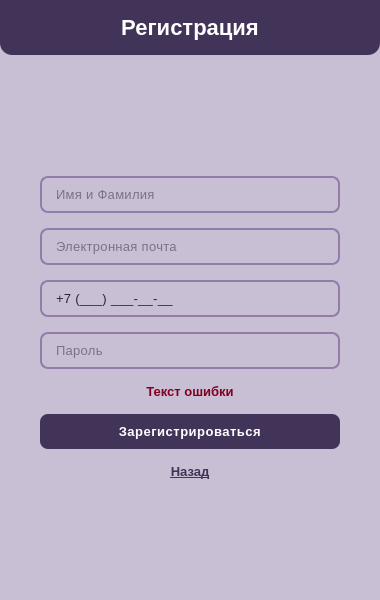
<?xml version="1.0" encoding="UTF-8"?>
<ui version="4.0">
    <class>register_window</class>
    <widget class="QWidget" name="register_window">
        <property name="geometry">
            <rect>
                <x>0</x>
                <y>0</y>
                <width>380</width>
                <height>600</height>
            </rect>
        </property>
        <property name="windowTitle">
            <string>Регистрация</string>
        </property>
        <property name="styleSheet">
            <string>
                QWidget {
                    background-color: #c9bfd4; /* Основной фон */
                    color: #2d213d;            /* Основной текст */
                    font-family: "Inter", "Roboto", "Ubuntu", sans-serif;
                    font-size: 13px;
                }

                /* Шапка окон */
                QLabel#label {
                    background-color: #423358; /* шапка */
                    color: #ffffff;            /* текст */
                    font-size: 22px;
                    font-weight: 600;
                    padding: 15px;
                    border-bottom-left-radius: 12px;
                    border-bottom-right-radius: 12px;
                }

                /* Текст ошибок */
                QLabel#errorLabel {
                    color: #800020; 
                    font-size: 13px;
                    font-weight: 600;
                }

                /* Поля ввода */
                QLineEdit {
                    background-color: #c9bfd4; /* В обычном состоянии цвет фона */
                    color: #2d213d;            /* текст */
                    border: 1.5px solid #927caa; /* рамка */
                    border-radius: 8px;
                    padding: 8px 12px;
                    letter-spacing: 0.3px;
                }

                /* при наведении мыши */
                QLineEdit:hover {
                    border: 1.5px solid #423358;
                }

                /* Поля ввода в момент фокуса */
                QLineEdit:focus {
                    background-color: #dcd4e4;   
                    border: 2px solid #423358; 
                }

                /* Кнопки действий */
                QPushButton#registerSubmitButton {
                    background-color: #423358; 
                    color: #ffffff;            
                    border: none;
                    border-radius: 8px;
                    padding: 10px 20px;
                    font-weight: 600;
                    letter-spacing: 0.5px;
                }

                QPushButton#registerSubmitButton:hover {
                    background-color: #564473; 
                }

                QPushButton#registerSubmitButton:pressed {
                    background-color: #2d213d;
                }

                /* Текстовые кнопки-ссылки */
                QPushButton#backButton {
                    background-color: transparent;
                    color: #423358;
                    text-decoration: underline;
                    border: none;
                    font-weight: 600;
                }

                QPushButton#backButton:hover {
                    color: #564473;
                }
            </string>
        </property>
        <layout class="QVBoxLayout" name="mainLayout">
            <property name="spacing">
                <number>0</number>
            </property>
            <property name="leftMargin">
                <number>0</number>
            </property>
            <property name="topMargin">
                <number>0</number>
            </property>
            <property name="rightMargin">
                <number>0</number>
            </property>
            <property name="bottomMargin">
                <number>0</number>
            </property>
            <item>
                <widget class="QLabel" name="label">
                    <property name="text">
                        <string>Регистрация</string>
                    </property>
                    <property name="alignment">
                        <set>Qt::AlignCenter</set>
                    </property>
                </widget>
            </item>
            <item>
                <spacer name="topSpacer">
                    <property name="orientation">
                        <enum>Qt::Vertical</enum>
                    </property>
                    <property name="sizeHint" stdset="0">
                        <size>
                            <width>20</width>
                            <height>25</height>
                        </size>
                    </property>
                </spacer>
            </item>
            <item>
                <layout class="QVBoxLayout" name="formLayout">
                    <property name="spacing">
                        <number>15</number>
                    </property>
                    <property name="leftMargin">
                        <number>40</number>
                    </property>
                    <property name="rightMargin">
                        <number>40</number>
                    </property>
                    <item>
                        <widget class="QLineEdit" name="nameInput">
                            <property name="placeholderText">
                                <string>Имя и Фамилия</string>
                            </property>
                        </widget>
                    </item>
                    <item>
                        <widget class="QLineEdit" name="mailInput">
                            <property name="placeholderText">
                                <string>Электронная почта</string>
                            </property>
                        </widget>
                    </item>
                    <item>
                        <widget class="QLineEdit" name="phoneInput">
                            <property name="placeholderText">
                                <string>Номер телефона</string>
                            </property>
                            <property name="inputMask">
                                <string>+7 (999) 999-99-99;_</string>
                            </property>
                        </widget>
                    </item>
                    <item>
                        <widget class="QLineEdit" name="passwordInput">
                            <property name="echoMode">
                                <enum>QLineEdit::Password</enum>
                            </property>
                            <property name="placeholderText">
                                <string>Пароль</string>
                            </property>
                        </widget>
                    </item>
                    <item>
                        <widget class="QLabel" name="errorLabel">
                            <property name="text">
                                <string>Текст ошибки</string>
                            </property>
                            <property name="alignment">
                                <set>Qt::AlignCenter</set>
                            </property>
                        </widget>
                    </item>
                    <item>
                        <widget class="QPushButton" name="registerSubmitButton">
                            <property name="text">
                                <string>Зарегистрироваться</string>
                            </property>
                        </widget>
                    </item>
                    <item>
                        <widget class="QPushButton" name="backButton">
                            <property name="text">
                                <string>Назад</string>
                            </property>
                        </widget>
                    </item>
                </layout>
            </item>
            <item>
                <spacer name="bottomSpacer">
                    <property name="orientation">
                        <enum>Qt::Vertical</enum>
                    </property>
                    <property name="sizeHint" stdset="0">
                        <size>
                            <width>20</width>
                            <height>30</height>
                        </size>
                    </property>
                </spacer>
            </item>
        </layout>
    </widget>
</ui>
